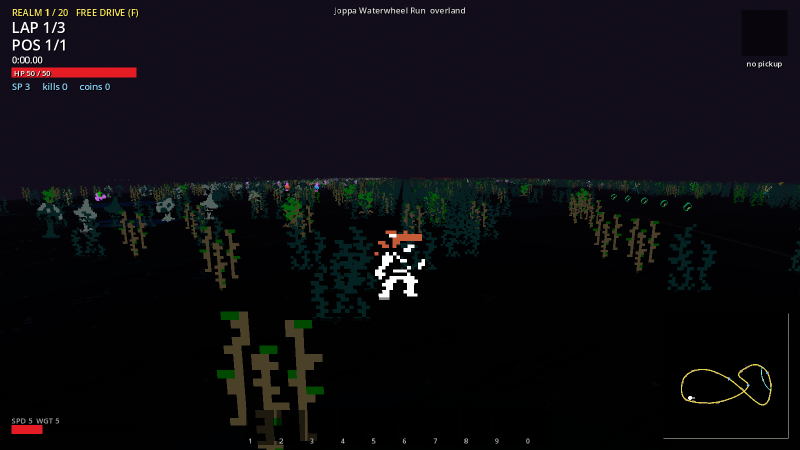
#> input picture reports/overland/golden/free_night.png, 1600 x 900 px (shown at 1/2 size)
$ python -i export_godot_assets.py   (imports and definitions only)
#> lines starting #> are read from the running program, lines starting #| are printed output that depends on the picture
"""Fill the racing engine's asset contract from the Qud asset store.

The engine (godot/, from drift-wizard-3) reads everything through the QUD
autoload at res://qud/. This writes <store>/godot/ from the extracted Qud
assets and links godot/qud to it, so the project boots on Caves of Qud art
and sound without any of it entering the repo.

    units/<unit>_idle.png       creature tiles (2-bit art painted with the
                                blueprint's TileColor/DetailColor, x3 nearest),
                                plus the player castes from Subtypes.xml
    manifest.json               units -> {frame_size, idle_frames, ...}
    data/monsters.json          racers: name, unit, hp, band, flying (from the
                                blueprints' Level and Hitpoints stats) and their
                                "spells": mutations + carried weapons as abilities
                                (tools/qud_mutations.py)
    data/spells.json            Qud's grenades, guns, thrown/melee weapons and tonics
                                as the engine's action-bar records (tools/qud_items.py)
    icons/<stem>.png            their tiles, plus the six arcade pickup icons
    data/equipment.json         empty for now (artifacts later)
    tiles/track_<key>_road.png, track_<key>_ground.png   opaque tileable ground
                                per shared/tracks.json track, Qud floor tiles
                                composited on the track colours
    tiles/<ts>_wall_1..4.png    barricade textures: a wall family's front faces
    tiles/floor_<ts>.png, chasm_<x>.png, item_*.png, portal_*.png, cloud_*.png
    effects/*.png (6-frame strips), effects/proj/*.png, status/stun.png,
    tiles/cloud_*.png, portal    Qud tiles animated per frame (fire, gas, force
                                field, phase, liquids, mutation art); projectiles
                                are the item's own tile (grenade, dagger, slug,
                                arrow, rocket) named by each record's kart.projectile
    sfx/<engine name>.ogg       the engine's sound cues mapped onto Qud clips
    sfx/<clip>.ogg + variants.json   every take of every sound the items, mutations
                                and pickups name (their blueprints' MissileFireSound,
                                SwingSound, ThrownSound, DetonatedSound, ImpactSound
                                tags); Audio.play picks a take at random
    music/battle_1..12.ogg, lose_theme.ogg, victory_theme.ogg, title_theme.ogg
    shared/                     a copy of shared/ (tracks, tuning, overrides, maps)
    walls/                      a link to the store's voxel wall models (wall2vox.py);
                                manifest "wall_families" says which family each tileset uses

Run after tools/extract_qud.py (and again after changing shared/):

    .venv/bin/python tools/export_godot_assets.py
"""
import argparse
import json
import math
import os
import re
import shutil
import sys

from PIL import Image, ImageDraw

sys.path.insert(0, os.path.dirname(os.path.abspath(__file__)))
import qud_assets  # noqa: E402
import qud_blueprints as B  # noqa: E402
import qud_palette  # noqa: E402

SCALE = 3                    # Qud tiles are 16x24; the engine was built around 60px wizards
FRAME_H = 24 * SCALE

# Qud biome tilesets for the courses (shared/tracks.json tileset / offroad): the floor
# tile painted in two palette letters. Liquids and voids use the animated liquid tile.
TILESETS = {
    "brick":       ("Tiles/sw_floor_brick1.bmp",   "w", "y"),
    "volcano":     ("Tiles/sw_floor_chunk1.bmp",   "r", "R"),
    "ice":         ("Tiles/sw_floor_diamonds.bmp", "C", "Y"),
    "stone":       ("Tiles/sw_floor_brickb1.bmp",  "y", "K"),
    "moss":        ("Tiles/sw_floor_dirty1.bmp",   "g", "G"),
    "watervine":   ("Tiles/sw_watervine1.bmp",     "g", "G"),
    "salt":        ("Tiles/sw_floor_dots1.bmp",    "Y", "y"),
    "dune":        ("Terrain/sw_ground_dune_1.bmp", "W", "w"),
    "desert":      ("Terrain/sw_ground_desert_1.bmp", "w", "W"),
    "canyon":      ("Tiles/sw_floor_rocks1.bmp",   "r", "R"),
    "rust":        ("Tiles/sw_floor_tech1.bmp",    "o", "O"),
    "chrome":      ("Tiles/sw_floor_tech1.bmp",    "y", "Y"),
    "ruin":        ("Tiles/sw_floor_brickb2.bmp",  "w", "y"),
    "asphalt":     ("Tiles/sw_floor_dots.bmp",     "K", "k"),
    "bone":        ("Tiles/sw_floor_chunk2.bmp",   "y", "Y"),
    "bile":        ("Tiles/sw_floor_dirty2.bmp",   "g", "w"),
    "jungle":      ("Tiles/sw_floor_grass1.bmp",   "g", "G"),
    "leaf":        ("Tiles/sw_floor_grass3.bmp",   "G", "g"),
    "mushroom":    ("Tiles/sw_floor_chunk3.bmp",   "w", "W"),
    "fungus":      ("Tiles/sw_floor_dirty3.bmp",   "m", "M"),
    "crystal":     ("Tiles/sw_floor_diamonds.bmp", "C", "Y"),
    "marble":      ("Tiles/sw_floor_brickb1.bmp",  "y", "Y"),
    "blackmarble": ("Tiles/sw_floor_brickb3.bmp",  "K", "y"),
    "esh":         ("Tiles/sw_floor_brickb4.bmp",  "Y", "y"),
    "reef":        ("Tiles/sw_floor_dots2.bmp",    "m", "C"),
    "sponge":      ("Tiles/sw_floor_dots3.bmp",    "w", "O"),
    "pipe":        ("Tiles/sw_floor_tech1.bmp",    "b", "B"),
    "lily":        ("Tiles/sw_floor_grass5.bmp",   "G", "W"),
    "banana":      ("Tiles/sw_floor_grass7.bmp",   "g", "W"),
    "sultan":      ("Tiles/sw_floor_brick3.bmp",   "W", "w"),
    "hologram":    ("Tiles/sw_floor_squares.bmp",  "C", "B"),
    "void":        ("Water/sw_liquid_1.bmp",       "k", "K"),
    "water":       ("Water/sw_liquid_1.bmp",       "B", "b"),
    "soup":        ("Water/sw_liquid_2.bmp",       "m", "M"),
    "lava":        ("Water/sw_liquid_3.bmp",       "R", "O"),
}
CHASMS = {"lava": TILESETS["lava"], "water": TILESETS["water"]}

# The Qud floor (floor_mode "qud"): the ground as an array of Qud's own floor cells, dots
# and grasses, instead of one tiled texture. Per offroad biome a list of (tile, main, detail,
# weight) variants painted into one atlas row; the engine picks a variant per cell.
_DOTS = ["terrain/sw_ground_dots%d.png" % i for i in range(1, 5)]
_GRASS = ["Terrain/sw_grass1.bmp", "Terrain/sw_grass2.bmp", "Terrain/sw_grass3.bmp"]
FLOOR_SETS = {
    "salt": [(t, "y", "Y", 5) for t in _DOTS] + [(t, "g", "G", 2) for t in _GRASS],
    "moss": [(t, "g", "G", 5) for t in _DOTS] + [(t, "G", "g", 3) for t in _GRASS],
    "jungle": [(t, "g", "G", 4) for t in _DOTS] + [(t, "G", "g", 4) for t in _GRASS],
    "dune": [("Terrain/sw_ground_dune_%d.bmp" % i, "W", "w", 1) for i in range(1, 13)],
    "desert": [("Terrain/sw_ground_desert_%d.bmp" % i, "w", "W", 1) for i in range(1, 13)],
}


# [16 lines left out: function floor_atlas, not called in this run]


def wall_family(wallset):
    """'brinestalk' -> 'wall_brinestalk'; a stem that already names a family passes through."""
    return wallset if wallset.startswith("wall") else "wall_" + wallset


ITEM_TILES = {
    "item_mana_orb": ("Items/ms_smooth_gemstone.bmp", "B", "C"),
    "item_spell_scroll": ("Items/sw_book_1.bmp", "w", "Y"),
    "item_ruby_heart": ("Items/ms_heart.bmp", "R", "r"),
    "item_bookshelf": ("Items/sw_bookshelf1.bmp", "w", "y"),
    "item_trinket": ("Items/sw_grenade_mki.bmp", "y", "G"),
    "portal_dormant_portal": ("Walls/sw_wall_archgate-00000000.png", "c", "C"),
}
EFFECT_COLOURS = {
    "lightning_0": "W", "translocation": "M", "blood": "R", "ice": "C", "dark": "m",
    "shield_expire": "B", "fang": "Y", "physical": "y", "arcane": "M", "fire": "O",
    "heal": "G", "buff_apply": "W", "shield_apply": "B", "poison": "g", "holy": "Y",
}
# engine sound cue -> regexes tried in order over the Qud clip names
SOUNDS = {
    "learn_spell": [r"^ui_notification-001$", r"^ui_notification"],
    "menu_abort": [r"^ui_invalid$", r"^ui_popup_close"],
    "sorcery": [r"sfx_ability_mutation_.*pyrokinesis", r"sfx_ability_mutation", r"sfx_ability"],
    "teleport": [r"teleport_involuntary_in-001", r"teleport"],
    "item_pickup": [r"sfx_interact_.*pickup", r"takeItem", r"sfx_interact_generic", r"sfx_interact"],
    "death_enemy": [r"sfx_death_generic", r"_death_"],
    "victory_level": [r"^ui_achievement_unlock$", r"ui_trade_complete"],
    "start_level": [r"^ui_page_change$", r"ui_popup_open"],
    "shield_break": [r"^shatter$", r"^breakage$"],
    "hit_player": [r"hitOrganic-01", r"hitOrganic"],
    "death_player": [r"^ui_notification_death$", r"_death_"],
    "death_boss": [r"highExplosive_explode-001", r"explode"],
    "summon": [r"^svardym_plop$", r"teleport"],
    "hit_enemy": [r"hitOrganic-02", r"hitOrganic"],
    "enemy": [r"humanoid_generic_vo_attack", r"vo_attack"],
}
MUSIC = ["Overworld", "Substrate", "A New World", "Moonstair", "Complex Being", "Stoic Porridge",
         "Onward", "Pilgrims Path", "Golgotha", "Stilt", "Deep Dawn", "Lazarus"]
THEMES = {"lose_theme": "Among The Tombs of Eaters", "victory_theme": "Arrival of The Official Party",
          "title_theme": "Cave Addendum"}
FLYING_HINTS = ("bird", "bat", "moth", "hawk", "wasp", "fly", "wing", "crow", "vulture", "dragonfly", "harpy", "eagle")


def log(msg):
    print(msg, flush=True)


# ---------------------------------------------------------------- art

# [28 lines left out: function paint, not called in this run]


def scaled(img, k=SCALE):
    return img.resize((img.width * k, img.height * k), Image.NEAREST)


def load_tile(qpath):
    f = qud_assets.tile_file(qpath) if qpath else None
    return Image.open(f) if f and os.path.exists(f) else None


# [48 lines left out: functions tile_or_blank, tileable, _fx_frame, not called in this run]


def fx_strip(frames, size=(48, 72)):
    """frames: [(tile, main, detail, ops)] -> one horizontal strip, or None if a tile is missing."""
    out = Image.new("RGBA", (size[0] * len(frames), size[1]), (0, 0, 0, 0))
    for i, (tile, main, detail, ops) in enumerate(frames):
        f = _fx_frame(tile, main, detail, ops, size)
        if f is None:
            return None
        out.alpha_composite(f, (i * size[0], 0))
    return out


def _pulse(tile, main, detail, ks=(0.7, 0.85, 1.0, 1.0, 0.9, 0.75), fade=True, flip_alt=False, rot=0):
#> called with tile = 'Mutations/freezing_ray.bmp', main = 'C', detail = 'Y', ks = (0.7, 0.85, 1, 1, 0.9, 0.75), fade = True, flip_alt = False, rot = 0
    fr = []
    n = len(ks)
    for i, k in enumerate(ks):
        ops = [("scale", k)]
        if flip_alt and i % 2 == 1:
            ops.append(("flip",))
        if rot:
            ops.append(("rot", rot * i))
        if fade:
            ops.append(("a", 1.0 - 0.7 * (i / (n - 1)) ** 2))
        fr.append((tile, main, detail, ops))
    return fr


FIRE = "Items/sw_fire1.bmp"
FIRE2 = "Items/sw_fire2.bmp"
GAS = ["Tiles2/gas_0.png", "Tiles2/gas_1.png", "Tiles2/gas_2.png", "Tiles2/gas_3.png"]
EFFECTS_QUD = {
    "fire": [(FIRE, "R", "W", [("a", 1)]), (FIRE2, "R", "W", [("a", 1)]), (FIRE, "R", "W", [("flip",)]),
             (FIRE2, "R", "W", [("flip",)]), (FIRE, "r", "R", [("a", 0.7)]), (FIRE2, "r", "R", [("a", 0.4)])],
    "ice": _pulse("Mutations/freezing_ray.bmp", "C", "Y"),
    "lightning_0": [("Mutations/electrical_generation.bmp", "W", "Y", [("scale", 0.5), ("a", 0.75)] + ([("flip",)] if i % 2 else [])) for i in range(6)],
    "translocation": _pulse("Tiles2/status_phase_change.bmp", "M", "m", ks=(1.0,) * 6, rot=60),
    "blood": [("Water/sw_liquid_%d.bmp" % (i + 1), "r", "R", [("a", 1.0 - 0.1 * i)]) for i in range(6)],
    "dark": _pulse("Deaths/death_spacetime.bmp", "m", "K", ks=(0.8, 0.9, 1.0, 1.05, 1.0, 0.9)),
    "shield_apply": _pulse("Mutations/force_bubble.bmp", "B", "C", ks=(0.5, 0.7, 0.85, 1.0, 1.0, 1.0), fade=False),
    "shield_expire": _pulse("Mutations/force_bubble.bmp", "b", "B", ks=(1.0, 1.0, 0.95, 0.85, 0.7, 0.5)),
    "fang": _pulse("Creatures/natural-weapon-arc.bmp", "Y", "y", ks=(0.8, 1.0, 1.1, 1.0, 0.9, 0.8), flip_alt=True),
    "physical": _pulse("Combat3C/arrow_360_impact.png", "y", "Y", ks=(0.6, 0.8, 1.0, 1.0, 0.9, 0.8)),
    "arcane": _pulse("Mutations/sunder_mind.bmp", "M", "Y", rot=30),
    "heal": _pulse("Items/sw_heart.bmp", "R", "W", ks=(0.7, 0.9, 1.05, 1.1, 1.0, 0.9)),
    "buff_apply": _pulse("Tiles2/status_sprinting.bmp", "W", "Y", ks=(0.7, 0.9, 1.0, 1.0, 0.95, 0.9)),
    "poison": [(GAS[i % 4], "g", "G", [("a", 1.0 - 0.12 * i)]) for i in range(6)],
    "holy": _pulse("Items/light_circle.bmp", "Y", "W", rot=15),
}
CLOUDS_QUD = {"ice": ("C", "c"), "thunder": ("W", "y"), "rainstorm": ("B", "b")}
STUN_TILE = ("Mutations/stunning_force.bmp", "W", "Y")
PORTAL_TILE = ("Items/ms_teleport_gate.png", "c", "C")
# projectiles: name -> (tile, main, detail); item and mutation records name their own tiles
PROJ_QUD = {
    "fire_ball": ("Items/sw_grenade_mki.bmp", "W", "Y"), "arcane_bolt": ("Items/sw_bullet.bmp", "y", "Y"),
    "sw_bullet": ("Items/sw_bullet.bmp", "y", "Y"), "sw_arrow": ("Items/sw_arrow.bmp", "w", "Y"),
    "sw_shotgun_shell": ("Items/sw_shotgun_shell.bmp", "r", "W"), "rocket": ("Combat3C/rocket.png", "y", "Y"),
    "sw_grenade_mki": ("Items/sw_grenade_mki.bmp", "W", "Y"),
}


# [53 lines left out: functions export_effects, effect_strip_fallback, not called in this run]


def stun_icon(size=24):
    return scaled(tile_or_blank(*STUN_TILE))


# ---------------------------------------------------------------- units

# [75 lines left out: functions export_units, export_players, not called in this run]


# ---------------------------------------------------------------- items

# The arcade pickups (Items.KINDS keys) wear these Qud tiles as icons.
PICKUP_ICONS = {
    "fireball": ("Items/sw_grenade_mki.bmp", "W", "Y"),
    "lightning_bolt": ("items/sw_techrifle_1.bmp", "C", "Y"),
    "blink": ("Items/sw_recoiler.bmp", "c", "C"),
    "lightning_form": ("Items/sw_injector.bmp", "R", "Y"),
    "freeze": ("Items/sw_grenade_mki.bmp", "C", "Y"),
    "wolf": ("Creatures/sw_snapjaw.bmp", "w", "R"),
    # Palladium's polyps (Race._spawn_polyps): a coral ball to pluck, the sunslag bulb it may reveal
    "polyp": ("Terrain/sw_coral_ball_2.bmp", "r", "R"),
    "sunslag": ("Terrain/sw_sunslag_bulb_even.bmp", "W", "Y"),
}


# [143 lines left out: functions write_icons, export_items, wall_faces, _biome, export_track_tiles, link_or_copy and 1 more, not called in this run]


# The arcade pickups' cast sounds (Items.use plays "pickup_<kind>"), first existing wins.
PICKUP_SOUNDS = {
    "fireball": ["sfx_throwing_generic_throw"], "lightning_bolt": ["sfx_missile_laserRifle_fire"],
    "blink": ["sfx_ability_mutation_phase", "sfx_ability_teleport_involuntary_in"],
    "lightning_form": ["sfx_ability_injectorTube_inject"], "freeze": ["sfx_throwing_generic_throw"],
    "wolf": ["sfx_humanoid_generic_vo_attack"],
}


# [205 lines left out: functions export_sound_takes, link_project, main, reimport, not called in this run]


# [2 lines not run here, left out]

>>> import cv2
>>> picture = cv2.imread('../reports/overland/golden/free_night.png', cv2.IMREAD_GRAYSCALE)
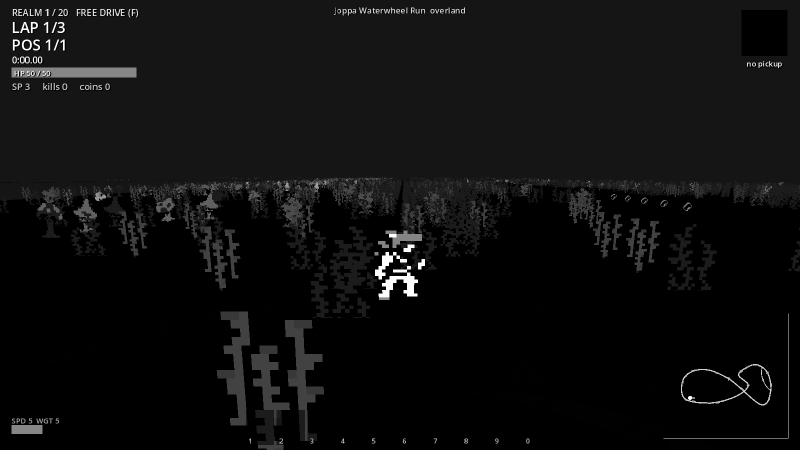
#> picture: shape (900, 1600) (shown at 1/2 size); min 0, max 255, mean 14.5
>>> result = fx_strip(picture)
#> in fx_strip, `out = Image.new("RGBA", (size[0] * len(frames), size[1]), (0, 0, 0, 0))`: out: PIL image 43200x72 RGBA; every value is 0
#> (the run stopped early here; a loop or call above may not have finished)

$ run again, on reports/overland/golden/race_night.png
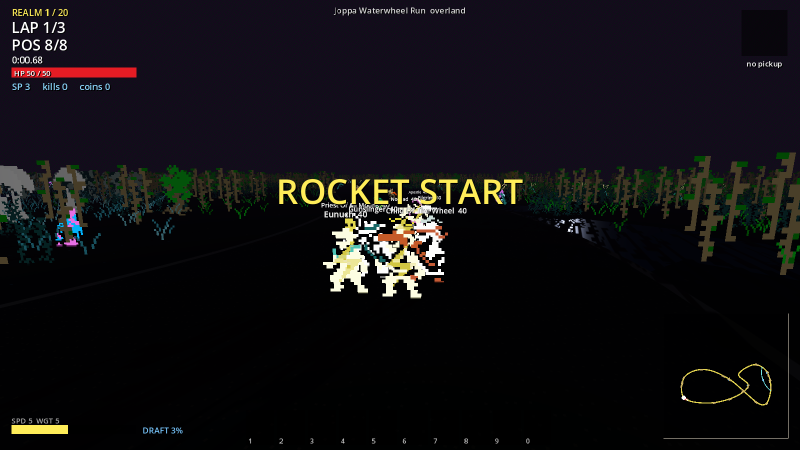
#> input picture reports/overland/golden/race_night.png, 1600 x 900 px (shown at 1/2 size)
#> `picture = cv2.imread('../reports/overland/golden/free_night.png', cv2...`:
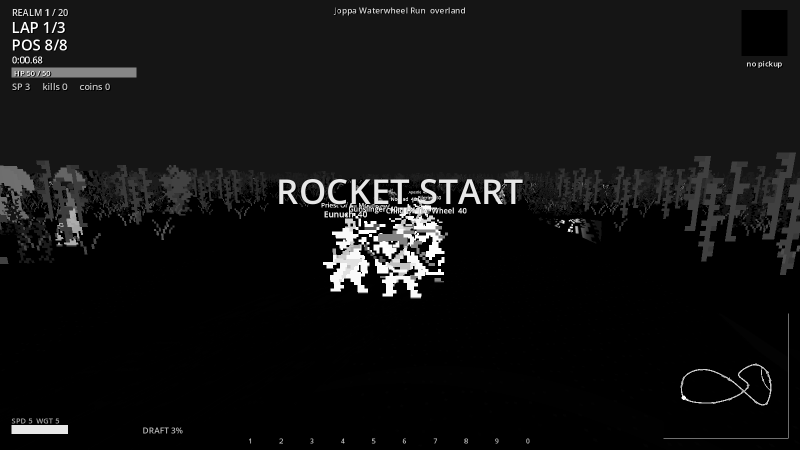
#> picture: shape (900, 1600) (shown at 1/2 size); min 0, max 255, mean 18.4
#> out: PIL image 43200x72 RGBA; every value is 0
